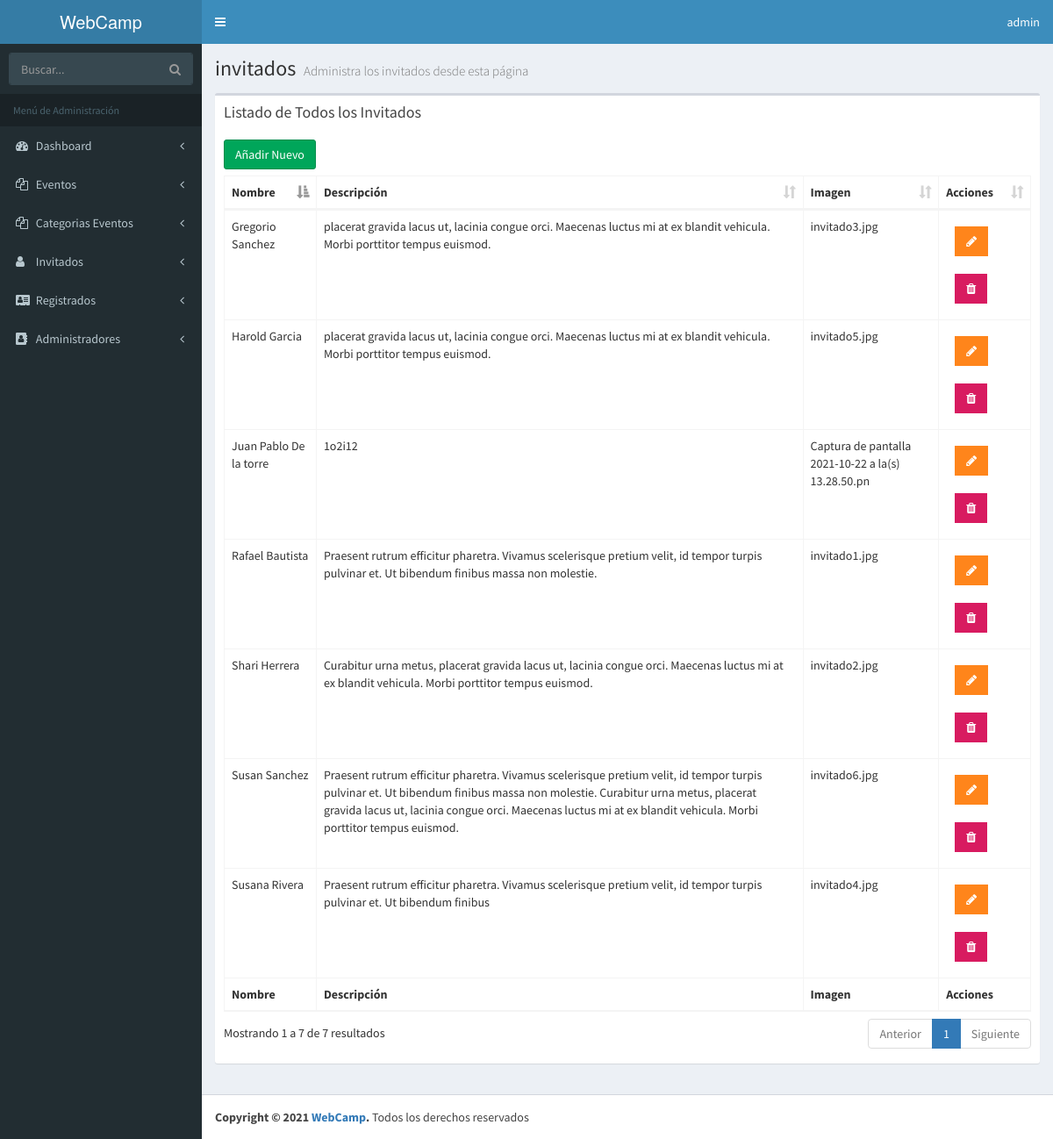
Screenshot of /admin/lista-invitados.php (signed in) with the database file from the repository.
### tables this page shows
CREATE TABLE `invitados` (
  `invitado_id` tinyint(4) NOT NULL,
  `nombre_invitado` varchar(30) NOT NULL,
  `apellido_invitado` varchar(30) NOT NULL,
  `descripcion` text NOT NULL,
  `url_imagen` varchar(50) NOT NULL,
  `editado` datetime NOT NULL
);

### admin/lista-invitados.php (the view, shortened to what this page needs)
<?php
include_once 'funciones/funciones.php';
include_once 'templates/header.php'; ?>
<body class="hold-transition skin-blue fixed sidebar-mini">
<div class="wrapper">
    <?php include_once 'templates/barra.php'; ?>
    <?php include_once 'templates/navegacion.php'; ?>
  <div class="content-wrapper">
    <section class="content-header">
      <h1>
        invitados
        <small>Administra los invitados desde esta página</small>
      </h1>
    </section>
    <section class="content">
    <div class="row">
      <div class="col-xs-12">
        <div class="box">
          <div class="box-header">
            <h3 class="box-title">Listado de Todos los Invitados</h3>
          </div>
          <div class="box-body">
            <a href="nuevo-invitado.php" class="btn btn-success">Añadir Nuevo</a>
            <table id="registros" class="table table-bordered table-hover">
                <thead>
                        <tr>
                            <th>Nombre</th>
                            <th>Descripción</th>
                            <th>Imagen</th>
                            <th>Acciones</th>
                        </tr>
                </thead>
                <tbody>
                <?php
                  try {
                    $sql = "SELECT * FROM invitados ";
                    $resultado = $conn->query($sql);
                  } catch (Exception $e) {
                    $error = $e->getMessage();
                  }
                  while($invitado = $resultado->fetch_assoc() ) {  ?>
                      <tr>
                              <td><?php echo $invitado['nombre_invitado'] . " " . $invitado['apellido_invitado']; ?></td>
                              <td><p><?php echo $invitado['descripcion']; ?></p></td>
                              <td><?php echo $invitado['url_imagen']; ?></td>
                              <td>
                                  <a href="editar-invitado.php?id=<?php echo $invitado['invitado_id']; ?>" type="button" class="btn bg-orange btn-flat margin"> <i class="fa fa-pencil" aria-hidden="true"></i></a>
                                  <a href="#" data-id="<?php echo $invitado['invitado_id']; ?>" data-tipo="invitado" type="button" class="btn bg-maroon btn-flat margin borrar_registro"><i class="fa fa-trash" aria-hidden="true"></i></a>
                             </td>
                      </tr>
                  <?php } ?>
                </tbody>
                <tfoot>
                    <tr>
                        <th>Nombre</th>
                        <th>Descripción</th>
                        <th>Imagen</th>
                        <th>Acciones</th>
                    </tr>
                </tfoot>
            </table>
          </div>
        </div>
      </div>
    </div>
  </section>
  </div>
<?php
  include_once 'templates/footer.php';
  include_once 'templates/footer-scripts.php';
?>

### rows the page displays
invitados: nombre_invitado "Rafael", apellido_invitado "Bautista", descripcion "Praesent rutrum efficitur pharetra. Vivamus scelerisque pretium velit, id tempor turpis pulvinar et. Ut bibendum finibus massa non molestie.", url_imagen "invitado1.jpg"
invitados: nombre_invitado "Shari", apellido_invitado "Herrera", descripcion "Curabitur urna metus, placerat gravida lacus ut, lacinia congue orci. Maecenas luctus mi at ex blandit vehicula. Morbi porttitor tempus euismod.", url_imagen "invitado2.jpg"
invitados: nombre_invitado "Gregorio", apellido_invitado "Sanchez", descripcion "placerat gravida lacus ut, lacinia congue orci. Maecenas luctus mi at ex blandit vehicula. Morbi porttitor tempus euismod.", url_imagen "invitado3.jpg"
invitados: nombre_invitado "Susana", apellido_invitado "Rivera", descripcion "Praesent rutrum efficitur pharetra. Vivamus scelerisque pretium velit, id tempor turpis pulvinar et. Ut bibendum finibus", url_imagen "invitado4.jpg"
invitados: nombre_invitado "Harold", apellido_invitado "Garcia", descripcion "placerat gravida lacus ut, lacinia congue orci. Maecenas luctus mi at ex blandit vehicula. Morbi porttitor tempus euismod.", url_imagen "invitado5.jpg"
invitados: nombre_invitado "Susan", apellido_invitado "Sanchez", descripcion "Praesent rutrum efficitur pharetra. Vivamus scelerisque pretium velit, id tempor turpis pulvinar et. Ut bibendum finibus massa non molestie. Curabitur urna metus, placerat gravida lacus ut, lacinia congue orci. Maecenas luctus mi at ex blandit vehicula. Morbi porttitor tempus euismod.", url_imagen "invitado6.jpg"
invitados: nombre_invitado "Juan Pablo", apellido_invitado "De la torre", descripcion "1o2i12", url_imagen "Captura de pantalla 2021-10-22 a la(s) 13.28.50.pn"

### other values shown
$usuario "admin"
